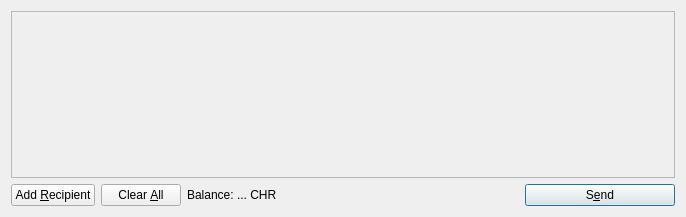
<?xml version="1.0" encoding="UTF-8"?>
<ui version="4.0">
 <class>SendCoinsDialog</class>
 <widget class="QDialog" name="SendCoinsDialog">
  <property name="geometry">
   <rect>
    <x>0</x>
    <y>0</y>
    <width>686</width>
    <height>217</height>
   </rect>
  </property>
  <property name="windowTitle">
   <string>Send Coins</string>
  </property>
  <layout class="QVBoxLayout" name="verticalLayout">
   <item>
    <widget class="QScrollArea" name="scrollArea">
     <property name="widgetResizable">
      <bool>true</bool>
     </property>
     <widget class="QWidget" name="scrollAreaWidgetContents">
      <property name="geometry">
       <rect>
        <x>0</x>
        <y>0</y>
        <width>666</width>
        <height>165</height>
       </rect>
      </property>
      <layout class="QVBoxLayout" name="verticalLayout_2">
       <property name="margin">
        <number>0</number>
       </property>
       <item>
        <layout class="QVBoxLayout" name="entries">
         <property name="spacing">
          <number>6</number>
         </property>
        </layout>
       </item>
       <item>
        <spacer name="verticalSpacer">
         <property name="orientation">
          <enum>Qt::Vertical</enum>
         </property>
         <property name="sizeHint" stdset="0">
          <size>
           <width>20</width>
           <height>40</height>
          </size>
         </property>
        </spacer>
       </item>
      </layout>
     </widget>
    </widget>
   </item>
   <item>
    <layout class="QHBoxLayout" name="horizontalLayout">
     <item>
      <widget class="QPushButton" name="addButton">
       <property name="toolTip">
        <string>Send to multiple recipients at once</string>
       </property>
       <property name="text">
        <string>Add &amp;Recipient</string>
       </property>
       <property name="icon">
        <iconset resource="../bitcoin.qrc">
         <normaloff>:/icons/add</normaloff>:/icons/add</iconset>
       </property>
       <property name="autoDefault">
        <bool>false</bool>
       </property>
      </widget>
     </item>
     <item>
      <widget class="QPushButton" name="clearButton">
       <property name="sizePolicy">
        <sizepolicy hsizetype="Minimum" vsizetype="Fixed">
         <horstretch>0</horstretch>
         <verstretch>0</verstretch>
        </sizepolicy>
       </property>
       <property name="toolTip">
        <string>Remove all transaction fields</string>
       </property>
       <property name="text">
        <string>Clear &amp;All</string>
       </property>
       <property name="icon">
        <iconset resource="../bitcoin.qrc">
         <normaloff>:/icons/remove</normaloff>:/icons/remove</iconset>
       </property>
       <property name="autoRepeatDelay">
        <number>300</number>
       </property>
       <property name="autoDefault">
        <bool>false</bool>
       </property>
      </widget>
     </item>
     <item>
      <layout class="QHBoxLayout" name="horizontalLayout_2">
       <property name="spacing">
        <number>3</number>
       </property>
       <item>
        <widget class="QLabel" name="label">
         <property name="text">
          <string>Balance:</string>
         </property>
        </widget>
       </item>
       <item>
        <widget class="QLabel" name="labelBalance">
         <property name="cursor">
          <cursorShape>IBeamCursor</cursorShape>
         </property>
         <property name="text">
          <string>... CHR</string>
         </property>
         <property name="textInteractionFlags">
          <set>Qt::LinksAccessibleByMouse|Qt::TextSelectableByKeyboard|Qt::TextSelectableByMouse</set>
         </property>
        </widget>
       </item>
      </layout>
     </item>
     <item>
      <spacer name="horizontalSpacer">
       <property name="orientation">
        <enum>Qt::Horizontal</enum>
       </property>
       <property name="sizeHint" stdset="0">
        <size>
         <width>40</width>
         <height>20</height>
        </size>
       </property>
      </spacer>
     </item>
     <item>
      <widget class="QPushButton" name="sendButton">
       <property name="minimumSize">
        <size>
         <width>150</width>
         <height>0</height>
        </size>
       </property>
       <property name="toolTip">
        <string>Confirm the send action</string>
       </property>
       <property name="text">
        <string>S&amp;end</string>
       </property>
       <property name="icon">
        <iconset resource="../bitcoin.qrc">
         <normaloff>:/icons/send</normaloff>:/icons/send</iconset>
       </property>
       <property name="default">
        <bool>true</bool>
       </property>
      </widget>
     </item>
    </layout>
   </item>
  </layout>
 </widget>
 <resources>
  <include location="../bitcoin.qrc"/>
 </resources>
 <connections/>
</ui>
